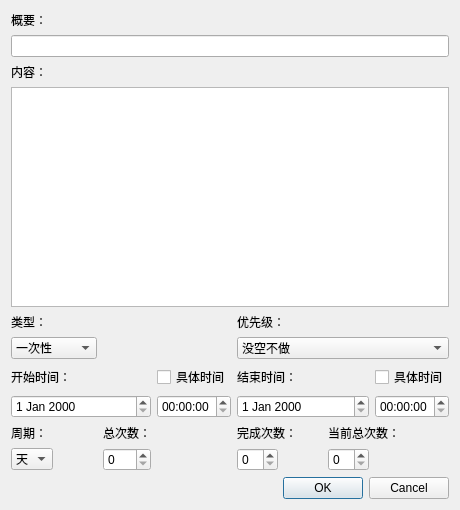
<?xml version="1.0" encoding="UTF-8"?>
<ui version="4.0">
 <class>Dialog</class>
 <widget class="QDialog" name="Dialog">
  <property name="geometry">
   <rect>
    <x>0</x>
    <y>0</y>
    <width>460</width>
    <height>510</height>
   </rect>
  </property>
  <property name="windowTitle">
   <string>Dialog</string>
  </property>
  <layout class="QGridLayout" name="gridLayout_2">
   <item row="0" column="0">
    <layout class="QGridLayout" name="gridLayout">
     <item row="4" column="4" colspan="4">
      <widget class="QLabel" name="label_5">
       <property name="text">
        <string>优先级：</string>
       </property>
       <property name="buddy">
        <cstring>comboBox_3</cstring>
       </property>
      </widget>
     </item>
     <item row="7" column="0" colspan="3">
      <widget class="QDateEdit" name="dateEdit"/>
     </item>
     <item row="4" column="0" colspan="2">
      <widget class="QLabel" name="label_7">
       <property name="text">
        <string>类型：</string>
       </property>
       <property name="buddy">
        <cstring>comboBox</cstring>
       </property>
      </widget>
     </item>
     <item row="0" column="0" colspan="2">
      <widget class="QLabel" name="label">
       <property name="text">
        <string>概要：</string>
       </property>
       <property name="buddy">
        <cstring>lineEdit</cstring>
       </property>
      </widget>
     </item>
     <item row="3" column="0" colspan="8">
      <widget class="QTextEdit" name="textEdit"/>
     </item>
     <item row="6" column="3">
      <widget class="QCheckBox" name="checkBox">
       <property name="text">
        <string>具体时间</string>
       </property>
      </widget>
     </item>
     <item row="9" column="0">
      <widget class="QComboBox" name="comboBox_2">
       <item>
        <property name="text">
         <string>天</string>
        </property>
       </item>
       <item>
        <property name="text">
         <string>周</string>
        </property>
       </item>
       <item>
        <property name="text">
         <string>月</string>
        </property>
       </item>
       <item>
        <property name="text">
         <string>年</string>
        </property>
       </item>
      </widget>
     </item>
     <item row="9" column="4">
      <widget class="QSpinBox" name="spinBox"/>
     </item>
     <item row="7" column="4" colspan="3">
      <widget class="QDateEdit" name="dateEdit_2"/>
     </item>
     <item row="5" column="0" colspan="2">
      <widget class="QComboBox" name="comboBox">
       <item>
        <property name="text">
         <string>一次性</string>
        </property>
       </item>
       <item>
        <property name="text">
         <string>阶段</string>
        </property>
       </item>
       <item>
        <property name="text">
         <string>重复</string>
        </property>
       </item>
       <item>
        <property name="text">
         <string>定期</string>
        </property>
       </item>
      </widget>
     </item>
     <item row="9" column="1">
      <spacer name="horizontalSpacer_3">
       <property name="orientation">
        <enum>Qt::Horizontal</enum>
       </property>
       <property name="sizeHint" stdset="0">
        <size>
         <width>40</width>
         <height>20</height>
        </size>
       </property>
      </spacer>
     </item>
     <item row="8" column="4" colspan="2">
      <widget class="QLabel" name="label_6">
       <property name="text">
        <string>完成次数：</string>
       </property>
       <property name="buddy">
        <cstring>spinBox</cstring>
       </property>
      </widget>
     </item>
     <item row="9" column="3">
      <spacer name="horizontalSpacer_5">
       <property name="orientation">
        <enum>Qt::Horizontal</enum>
       </property>
       <property name="sizeHint" stdset="0">
        <size>
         <width>40</width>
         <height>20</height>
        </size>
       </property>
      </spacer>
     </item>
     <item row="8" column="0" colspan="2">
      <widget class="QLabel" name="label_9">
       <property name="text">
        <string>周期：</string>
       </property>
       <property name="buddy">
        <cstring>comboBox_2</cstring>
       </property>
      </widget>
     </item>
     <item row="2" column="0" colspan="2">
      <widget class="QLabel" name="label_2">
       <property name="text">
        <string>内容：</string>
       </property>
       <property name="buddy">
        <cstring>textEdit</cstring>
       </property>
      </widget>
     </item>
     <item row="6" column="4" colspan="3">
      <widget class="QLabel" name="label_4">
       <property name="text">
        <string>结束时间：</string>
       </property>
       <property name="buddy">
        <cstring>dateEdit_2</cstring>
       </property>
      </widget>
     </item>
     <item row="6" column="0" colspan="3">
      <widget class="QLabel" name="label_3">
       <property name="text">
        <string>开始时间：</string>
       </property>
       <property name="buddy">
        <cstring>dateEdit</cstring>
       </property>
      </widget>
     </item>
     <item row="6" column="7">
      <widget class="QCheckBox" name="checkBox_2">
       <property name="text">
        <string>具体时间</string>
       </property>
      </widget>
     </item>
     <item row="7" column="3">
      <widget class="QTimeEdit" name="timeEdit"/>
     </item>
     <item row="9" column="2">
      <widget class="QSpinBox" name="spinBox_3"/>
     </item>
     <item row="9" column="5">
      <spacer name="horizontalSpacer">
       <property name="orientation">
        <enum>Qt::Horizontal</enum>
       </property>
       <property name="sizeHint" stdset="0">
        <size>
         <width>40</width>
         <height>20</height>
        </size>
       </property>
      </spacer>
     </item>
     <item row="5" column="4" colspan="4">
      <widget class="QComboBox" name="comboBox_3">
       <item>
        <property name="text">
         <string>没空不做</string>
        </property>
       </item>
       <item>
        <property name="text">
         <string>有空再做</string>
        </property>
       </item>
       <item>
        <property name="text">
         <string>早做早超生</string>
        </property>
       </item>
       <item>
        <property name="text">
         <string>一定要记得</string>
        </property>
       </item>
       <item>
        <property name="text">
         <string>急急急</string>
        </property>
       </item>
      </widget>
     </item>
     <item row="7" column="7">
      <widget class="QTimeEdit" name="timeEdit_2"/>
     </item>
     <item row="8" column="2">
      <widget class="QLabel" name="label_10">
       <property name="text">
        <string>总次数：</string>
       </property>
       <property name="buddy">
        <cstring>spinBox_3</cstring>
       </property>
      </widget>
     </item>
     <item row="1" column="0" colspan="8">
      <widget class="QLineEdit" name="lineEdit"/>
     </item>
     <item row="8" column="6" colspan="2">
      <widget class="QLabel" name="label_8">
       <property name="text">
        <string>当前总次数：</string>
       </property>
       <property name="buddy">
        <cstring>spinBox_2</cstring>
       </property>
      </widget>
     </item>
     <item row="9" column="6">
      <widget class="QSpinBox" name="spinBox_2"/>
     </item>
     <item row="9" column="7">
      <spacer name="horizontalSpacer_2">
       <property name="orientation">
        <enum>Qt::Horizontal</enum>
       </property>
       <property name="sizeHint" stdset="0">
        <size>
         <width>40</width>
         <height>20</height>
        </size>
       </property>
      </spacer>
     </item>
    </layout>
   </item>
   <item row="1" column="0">
    <widget class="QDialogButtonBox" name="buttonBox">
     <property name="orientation">
      <enum>Qt::Horizontal</enum>
     </property>
     <property name="standardButtons">
      <set>QDialogButtonBox::Cancel|QDialogButtonBox::Ok</set>
     </property>
    </widget>
   </item>
  </layout>
 </widget>
 <resources/>
 <connections>
  <connection>
   <sender>buttonBox</sender>
   <signal>accepted()</signal>
   <receiver>Dialog</receiver>
   <slot>accept()</slot>
   <hints>
    <hint type="sourcelabel">
     <x>374</x>
     <y>500</y>
    </hint>
    <hint type="destinationlabel">
     <x>157</x>
     <y>274</y>
    </hint>
   </hints>
  </connection>
  <connection>
   <sender>buttonBox</sender>
   <signal>rejected()</signal>
   <receiver>Dialog</receiver>
   <slot>reject()</slot>
   <hints>
    <hint type="sourcelabel">
     <x>442</x>
     <y>500</y>
    </hint>
    <hint type="destinationlabel">
     <x>286</x>
     <y>274</y>
    </hint>
   </hints>
  </connection>
  <connection>
   <sender>comboBox</sender>
   <signal>currentIndexChanged(int)</signal>
   <receiver>Dialog</receiver>
   <slot>accept()</slot>
   <hints>
    <hint type="sourcelabel">
     <x>99</x>
     <y>379</y>
    </hint>
    <hint type="destinationlabel">
     <x>80</x>
     <y>350</y>
    </hint>
   </hints>
  </connection>
  <connection>
   <sender>checkBox</sender>
   <signal>toggled(bool)</signal>
   <receiver>timeEdit</receiver>
   <slot>setVisible(bool)</slot>
   <hints>
    <hint type="sourcelabel">
     <x>181</x>
     <y>394</y>
    </hint>
    <hint type="destinationlabel">
     <x>186</x>
     <y>414</y>
    </hint>
   </hints>
  </connection>
  <connection>
   <sender>checkBox_2</sender>
   <signal>toggled(bool)</signal>
   <receiver>timeEdit_2</receiver>
   <slot>setVisible(bool)</slot>
   <hints>
    <hint type="sourcelabel">
     <x>413</x>
     <y>395</y>
    </hint>
    <hint type="destinationlabel">
     <x>416</x>
     <y>411</y>
    </hint>
   </hints>
  </connection>
 </connections>
</ui>
